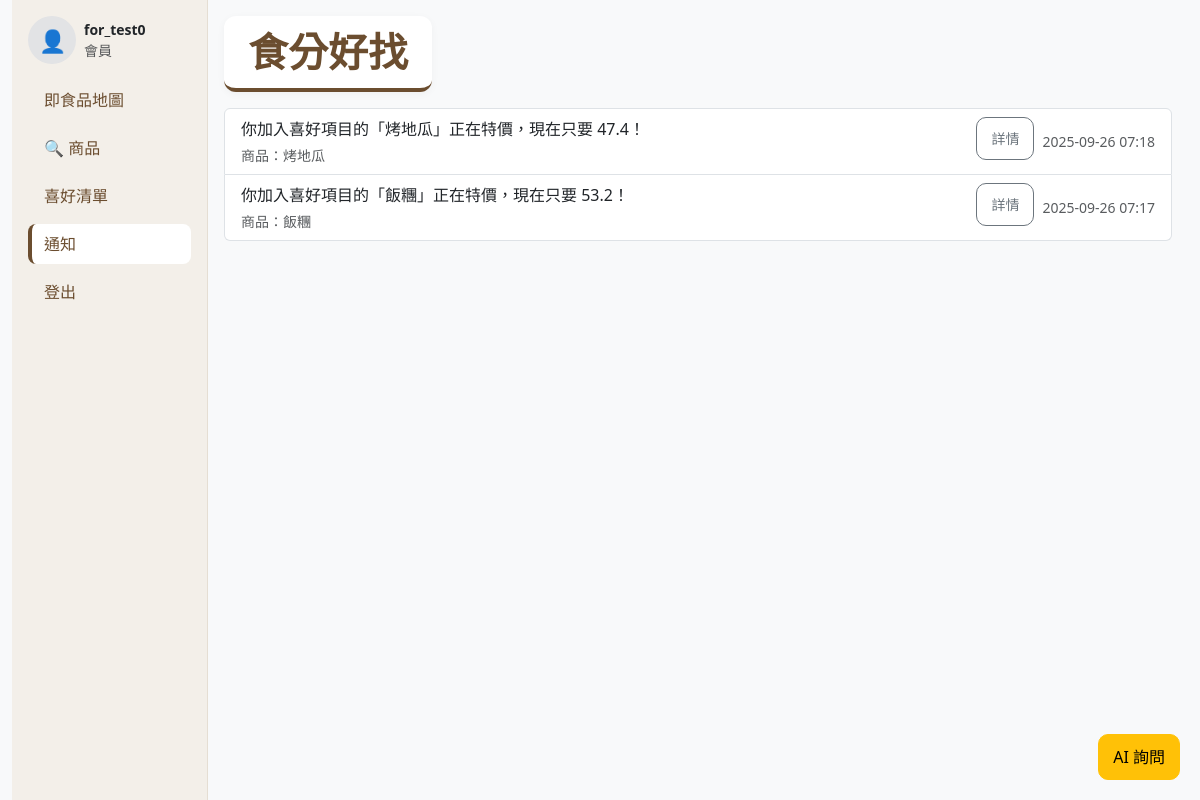
Page /notifications (signed in) on the committed database.
### tables this page shows
CREATE TABLE notifications (
    id INTEGER PRIMARY KEY AUTOINCREMENT,
    user_id INTEGER NOT NULL REFERENCES accounts(id) ON DELETE CASCADE,
    message TEXT NOT NULL,
    created_at TIMESTAMP DEFAULT CURRENT_TIMESTAMP
, product_id INTEGER, product_name TEXT, address TEXT, latitude REAL, longitude REAL);

### app.py (the view)
@app.route("/notifications")
@login_required
def notifications_page():
    rows = query_db(
        "SELECT * FROM notifications WHERE user_id = ? ORDER BY created_at DESC",
        [session["user_id"]]
    )
    return render_template("notifications.html", notifs=rows)

### app.py (called while the page is built)
@app.before_request
def initialize_recommender():
    global similarity_matrix, product_ids, recommender_initialized
    if not recommender_initialized:
        similarity_matrix, product_ids = get_item_similarity_matrix()
        recommender_initialized = True
        print("已成功計算商品相似度矩陣")

def check_and_add_column(conn):
    cursor = conn.cursor()
    cursor.execute("PRAGMA table_info(accounts);")
    columns = [column[1] for column in cursor.fetchall()]
    if 'avatar_url' not in columns:
        cursor.execute("ALTER TABLE accounts ADD COLUMN avatar_url TEXT;")
        conn.commit()

def get_db():
    conn = sqlite3.connect(DB_PATH)
    conn.row_factory = sqlite3.Row
    check_and_add_column(conn)
    cursor = conn.cursor()
    user_id = session.get("id")
    user_data = None
    if user_id is not None:
        user_data = cursor.execute(
            "SELECT username, email, avatar_url FROM accounts WHERE id = ?",
            (user_id,)
        ).fetchone()
    return conn

def query_db(query, args=(), one=False):
    con = get_db()
    cur = con.execute(query, args)
    rv = cur.fetchall()
    cur.close()
    con.close()
    return (rv[0] if rv else None) if one else rv

def login_required(view_func):
    @wraps(view_func)
    def wrapper(*args, **kwargs):
        if not session.get("user_id"):
            session["next"] = request.url
            return redirect(url_for("login"))
        return view_func(*args, **kwargs)
    return wrapper

@app.context_processor
def inject_user():
    return {"current_user": session.get("username")}

### template/notifications.html (shortened to what this page needs)
{% extends "base.html" %}
{% block content %}
<ul class="list-group">
  {% for n in notifs %}
    <li class="list-group-item d-flex align-items-start gap-2">
      <div class="flex-grow-1" style="min-width:0;">
        <div class="fw-normal" style="word-break:break-word;">
          {{ n.message }}
        </div>
        {% if n.product_name or n.address %}
          <div class="text-muted small mt-1">
            {% if n.product_name %}商品：{{ n.product_name }}{% endif %}
          </div>
        {% endif %}
      </div>
      <div class="d-flex align-items-center gap-2">
        {% if n.product_id %}
          <a class="btn btn-sm btn-outline-secondary"
             href="{{ url_for('product_page', pid=n.product_id) }}">
            詳情
          </a>
        {% endif %}
      </div>
      <span class="text-muted small ms-auto text-nowrap align-self-center">
        {{ (n.created_at or '')[:16] or n.created_at }}
      </span>
    </li>
  {% else %}
    <li class="list-group-item text-muted">目前沒有通知</li>
  {% endfor %}
</ul>
{% endblock %}

### static/css/style.css (style rules this page uses)
body { background: #f9fafb; }

### template/components/sale-popup.html (style rules this page uses)
.btn { padding: 10px 14px; border-radius: 10px; text-decoration: none; display: inline-flex; align-items:center; justify-content:center; }

### rows in the picture
notifications: message "你加入喜好項目的「烤地瓜」正在特價，現在只要 47.4！", product_name "烤地瓜", created_at "2025-09-26 07:18"
notifications: message "你加入喜好項目的「飯糰」正在特價，現在只要 53.2！", product_name "飯糰", created_at "2025-09-26 07:17"

### other values in the picture
{{ session.get('username') }} "for_test0"
